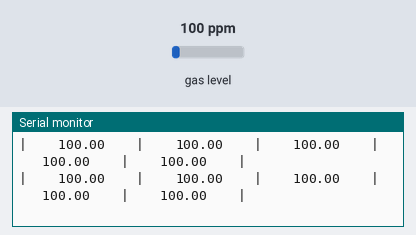
Recording of a sketch running on a simulated Arduino Uno, built with avr-gcc and run on an emulated ATmega328P. Shown: the last lines printed to the serial monitor. Inputs (shaded band) come from the test bench; at power-on: gas level 100 ppm.

Above: at 1.3 s.
1.4 s: gas level set to 20 ppm
At 3.0 s:
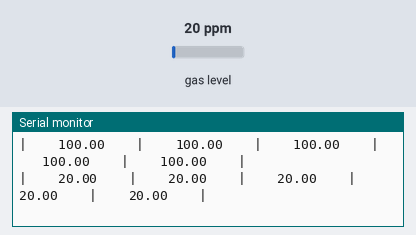
5.2 s: gas level set to 250 ppm
At 6.0 s:
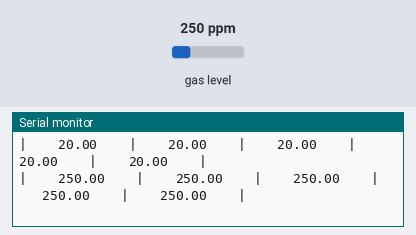
Timing chart, 0 to 8.2 s (numbered marks = the images above; inputs shaded):
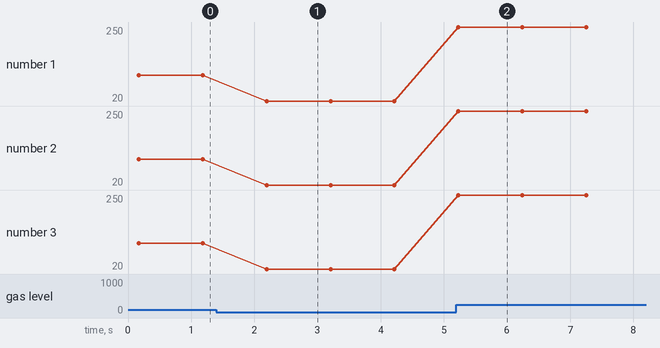

The sketch:

sensor_mq4.ino
```cpp
#include <MQUnifiedsensor.h>

#define         Board                   ("Arduino UNO")
#define         Pin                     (A1)
#define         Type                    ("MQ-4")
#define         Voltage_Resolution      (5)
#define         ADC_Bit_Resolution      (10)
#define         RatioMQ4CleanAir        (4.4)

MQUnifiedsensor MQ4(Board, Voltage_Resolution, ADC_Bit_Resolution, Pin, Type);

void setup() {

  Serial.begin(9600); //Init serial port
  MQ4.setRegressionMethod(1); //_PPM =  a*ratio^b
  MQ4.init();

  Serial.print("Calibrating please wait.");
  float calcR0 = 0;
  for(int i = 1; i<=10; i ++)
  {
    MQ4.update();
    calcR0 += MQ4.calibrate(RatioMQ4CleanAir);
    Serial.print(".");
  }
  MQ4.setR0(calcR0/10);
  Serial.println("  done!.");

  if(isinf(calcR0)) {Serial.println("Warning: Conection issue, R0 is infinite (Open circuit detected) please check your wiring and supply"); while(1);}
  if(calcR0 == 0){Serial.println("Warning: Conection issue found, R0 is zero (Analog pin shorts to ground) please check your wiring and supply"); while(1);}
  /*****************************  MQ CAlibration ********************************************/

  Serial.println("*************** Values from MQ-4 **********************");
  Serial.println("|    LPG   |  CH4 |   CO    |    Alcohol    |   Smoke    |");
}

void loop() {
  MQ4.update();

  /*
    Exponential regression:
  Gas    | a      | b
  LPG    | 3811.9 | -3.113
  CH4    | 1012.7 | -2.786
  CO     | 200000000000000 | -19.05
  Alcohol| 60000000000 | -14.01
  smoke  | 30000000 | -8.308
  */
  MQ4.setA(3811.9); MQ4.setB(-3.113); // Configure the equation to to calculate CH4 concentration
  float LPG = MQ4.readSensor(); // Sensor will read PPM concentration using the model, a and b values set previously or from the setup

  MQ4.setA(1012.7); MQ4.setB(-2.786); // Configure the equation to to calculate CH4 concentration
  float CH4 = MQ4.readSensor(); // Sensor will read PPM concentration using the model, a and b values set previously or from the setup

  MQ4.setA(200000000000000); MQ4.setB(-19.05); // Configure the equation to to calculate CH4 concentration
  float CO = MQ4.readSensor(); // Sensor will read PPM concentration using the model, a and b values set previously or from the setup

  MQ4.setA(60000000000); MQ4.setB(-14.01); // Configure the equation to to calculate CH4 concentration
  float Alcohol = MQ4.readSensor(); // Sensor will read PPM concentration using the model, a and b values set previously or from the setup

  MQ4.setA(30000000); MQ4.setB(-8.308); // Configure the equation to to calculate CH4 concentration
  float Smoke = MQ4.readSensor(); // Sensor will read PPM concentration using the model, a and b values set previously or from the setup

  Serial.print("|    "); Serial.print(LPG);
  Serial.print("    |    "); Serial.print(CH4);
  Serial.print("    |    "); Serial.print(CO);
  Serial.print("    |    "); Serial.print(Alcohol);
  Serial.print("    |    "); Serial.print(Smoke);
  Serial.println("    |");

  delay(1000); //Sampling frequency
}
```

Measured:
- after the input at 1.4 s, the serial monitor: prints a new line after 0.80 s (image 1)
- after the input at 5.2 s, the serial monitor: prints a new line at once (image 2)
- plotted number 1: 100 → 20 after the input at 1.4 s, 20 → 250 after the input at 5.2 s
- plotted number 2: 100 → 20 after the input at 1.4 s, 20 → 250 after the input at 5.2 s
- plotted number 3: 100 → 20 after the input at 1.4 s, 20 → 250 after the input at 5.2 s
